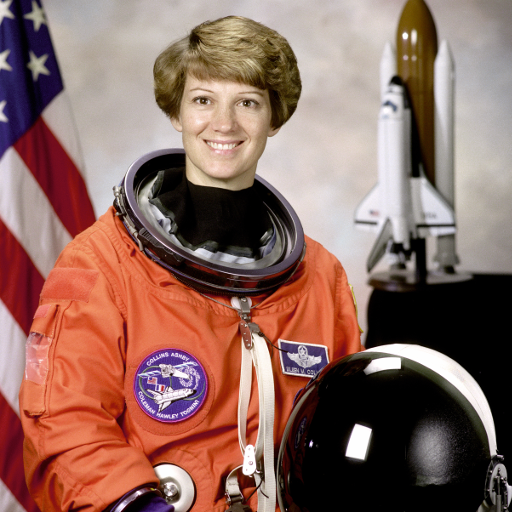
#> input picture skimage.data.astronaut(), 512 x 512 px
$ python 7_1.py
#> lines starting #> are read from the running program, lines starting #| are printed output that depends on the picture
'''
@Filename:
@Author: shifaqiang
@Email: 14061115@buaa.edu.cn
@Github: https://github.com/luoboganer
@Date: 2019-05-20 12:19:43
@LastEditors: shifaqiang
@LastEditTime: 2019-05-20 20:20:20
@Software: Visual Studio Code
@Description:
'''

# packages for Figure
import matplotlib
matplotlib.use('Agg')
import matplotlib.pyplot as plt
plt.style.use('../style/elegant.mplstyle')

import numpy as np
from skimage import io, data, color, transform, filters, util
from scipy import ndimage as ndi, optimize
from scipy.stats import entropy


def mse(arr1, arr2):
    return np.mean((arr1 - arr2)**2)


# [30 lines left out: functions normalized_mutual_information, downsample2x, gaussian_pyramid, not called in this run]


def make_rigid_transform(param):
    r, tc, tr = param
    return transform.SimilarityTransform(rotation=r, translation=(tc, tr))


# [30 lines left out: functions cost_mse, align, not called in this run]


def plot_shift():
    astronaut = color.rgb2gray(data.astronaut())
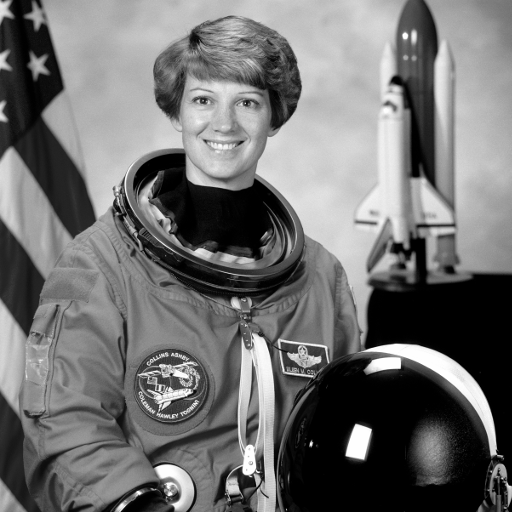
#> astronaut: shape (512, 512) float64; min 0, max 1, mean 0.442
    shifted = ndi.shift(astronaut, (0, 50))
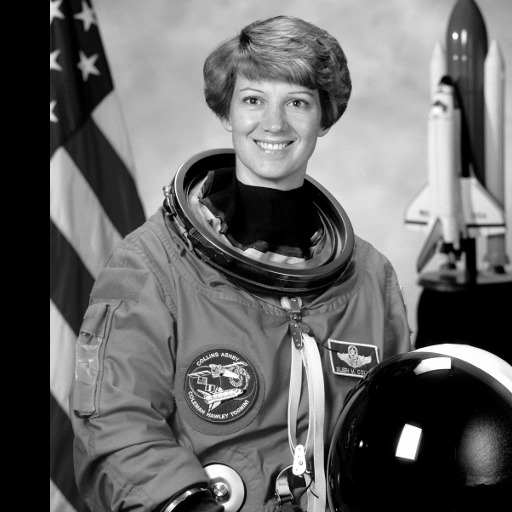
#> shifted: shape (512, 512) float64; min -1.28e-17, max 1, mean 0.402; drawn with min black and max white
    _, axes = plt.subplots(3, 2, figsize=(4.8 * 2, 3.2 * 3))
    axes[0][0].set_title('Original')
    axes[0][0].imshow(astronaut)
    axes[0][1].set_title('Shifted')
    axes[0][1].imshow(shifted)
    # 通均方误差(MSE)相似度差异进行平移优化
    ncol = astronaut.shape[1]
#> ncol = 512
    shifts = np.linspace(-0.9 * ncol, 0.9 * ncol, 181)
#> shifts = 181 values from -460.8 to 460.8
    mse_cost = []
    for shift in shifts:
        shifted_back = ndi.shift(shifted, (0, shift))
        mse_cost.append(mse(astronaut, shifted_back))
#> this loop made 181 passes
#> pass 1, in plot_shift, `shifted_back = ndi.shift(shifted, (0, shift))`:
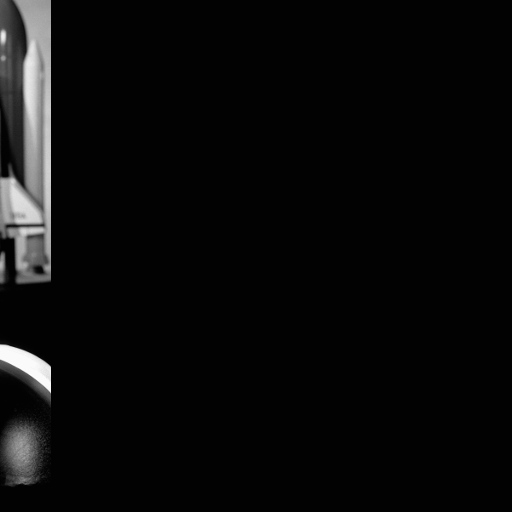
#> shifted_back: shape (512, 512) float64; min -0.0108, max 1.01, mean 0.0337; drawn with min black and max white
#> pass 2, in plot_shift, `shifted_back = ndi.shift(shifted, (0, shift))`:
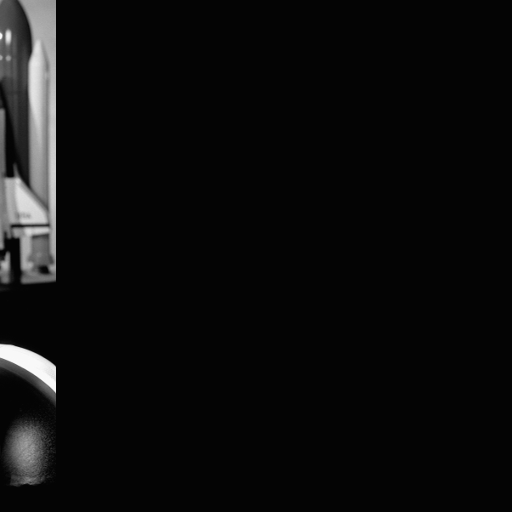
#> shifted_back: shape (512, 512) float64; min -0.018, max 1.02, mean 0.036; drawn with min black and max white
#> pass 3, in plot_shift, `shifted_back = ndi.shift(shifted, (0, shift))`:
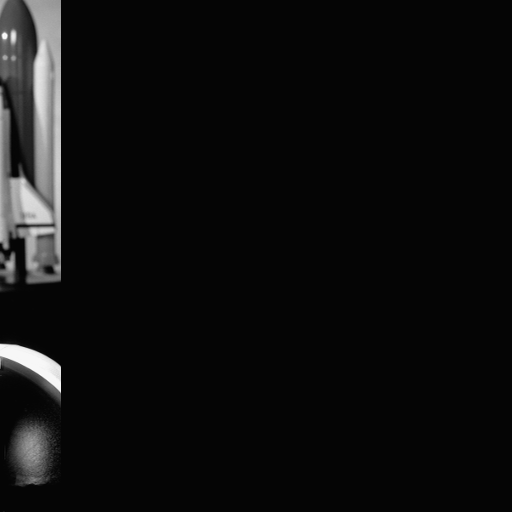
#> shifted_back: shape (512, 512) float64; min -0.0241, max 1.03, mean 0.0388; drawn with min black and max white
#> after the loop, mse_cost = 181 values, max 0.283 at index 180, min 0.0326 at index 80, mean 0.211
    axes[1][0].set_xlabel('Shift')
    axes[1][0].set_ylabel('MSE')
    axes[1][0].set_title('Correct example of MSE')
    axes[1][0].plot(shifts, mse_cost)

    # 定义了损失函数之后使用scipy.optimize.minimize()函数来搜索最小误差
    def astronaut_shift_error(shift, image):
#> (the run stopped early here; a loop or call above may not have finished)
